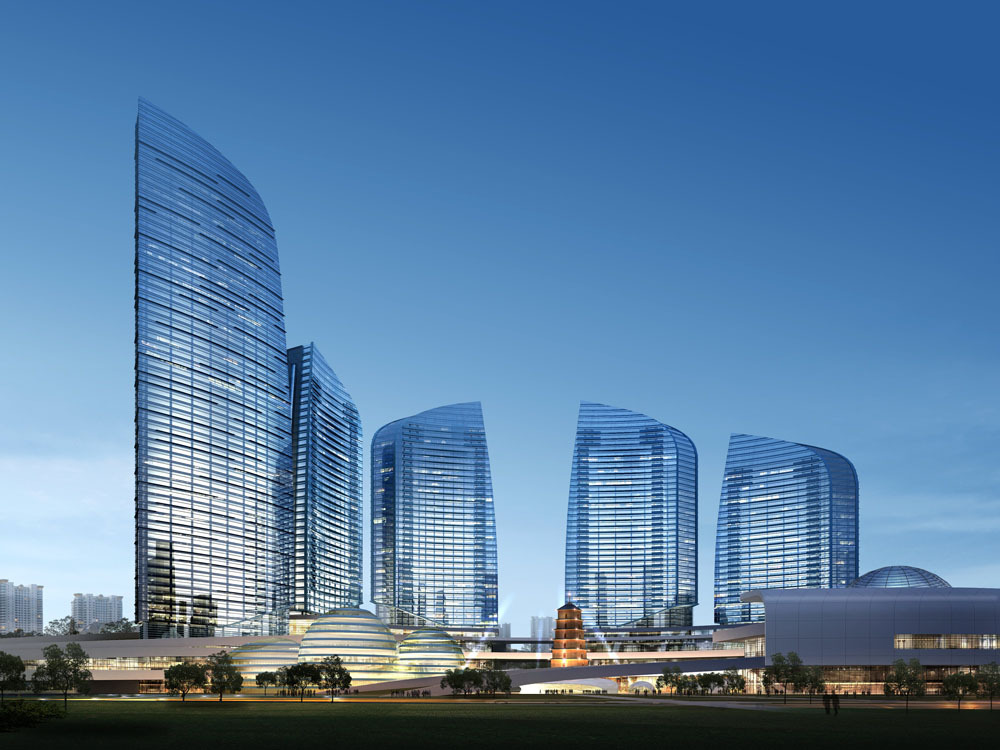
#> input picture opencv/FeatureDetect/building.jpg, 1000 x 750 px
$ python SIFT.py   (older library calls are emulated)
#> lines starting #> are read from the running program, lines starting #| are printed output that depends on the picture
#__author__ = 'James'
#-*-coding:utf-8-*-

import cv2
import numpy as np

def sift():
    img = cv2.imread('building.jpg')
#> img is the input picture: shape (750, 1000, 3); mean B, G, R 161.4, 125.7, 88.9
    gray= cv2.cvtColor(img,cv2.COLOR_BGR2GRAY)
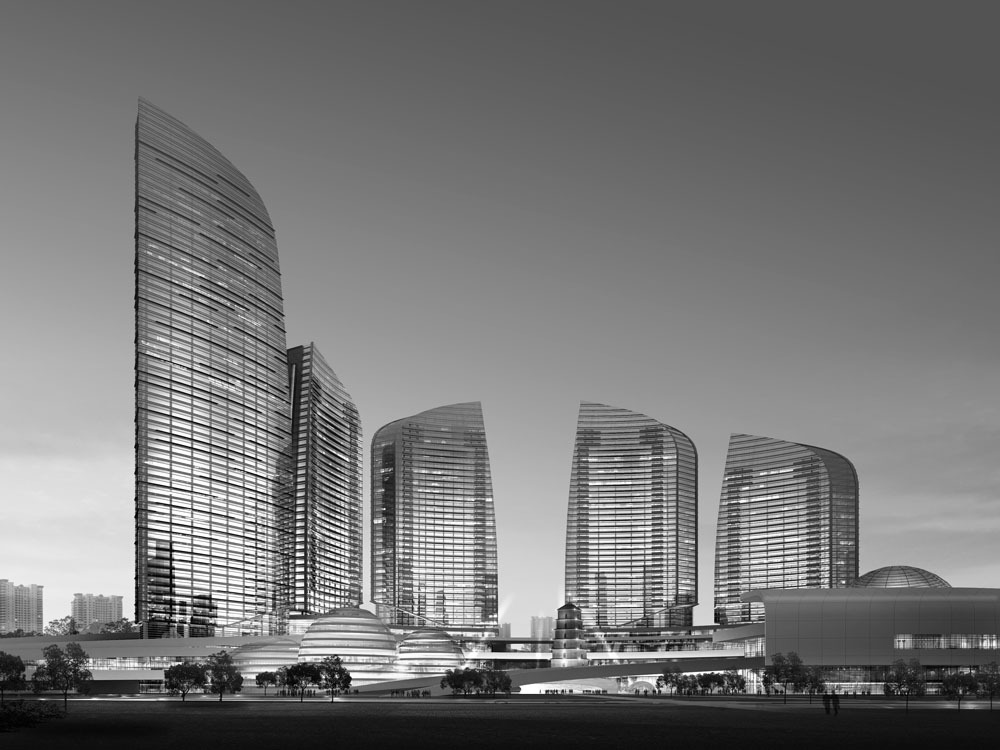
#> gray: shape (750, 1000); min 0, max 255, mean 118.7

    sift = cv2.SIFT()
    kp = sift.detect(gray,None)
#> kp = 5718 keypoints; strongest (x, y, size): (716, 672, 2.5), (298, 547, 2.9), (302, 569, 2.7), (298, 554, 3)

    # computes the descriptors from the keypoints
    kp,des = sift.compute(gray,kp)
    # If you didn’t find keypoints, directly find keypoints and descriptors in a single step with the function
    # Here kp will be a list of keypoints and des is a numpy array of shape Number_of_Keypoints * 128.
    kp, des = sift.detectAndCompute(gray,None)

    # img=cv2.drawKeypoints(gray,kp)
    img=cv2.drawKeypoints(gray,kp, flags=cv2.DRAW_MATCHES_FLAGS_DRAW_RICH_KEYPOINTS)
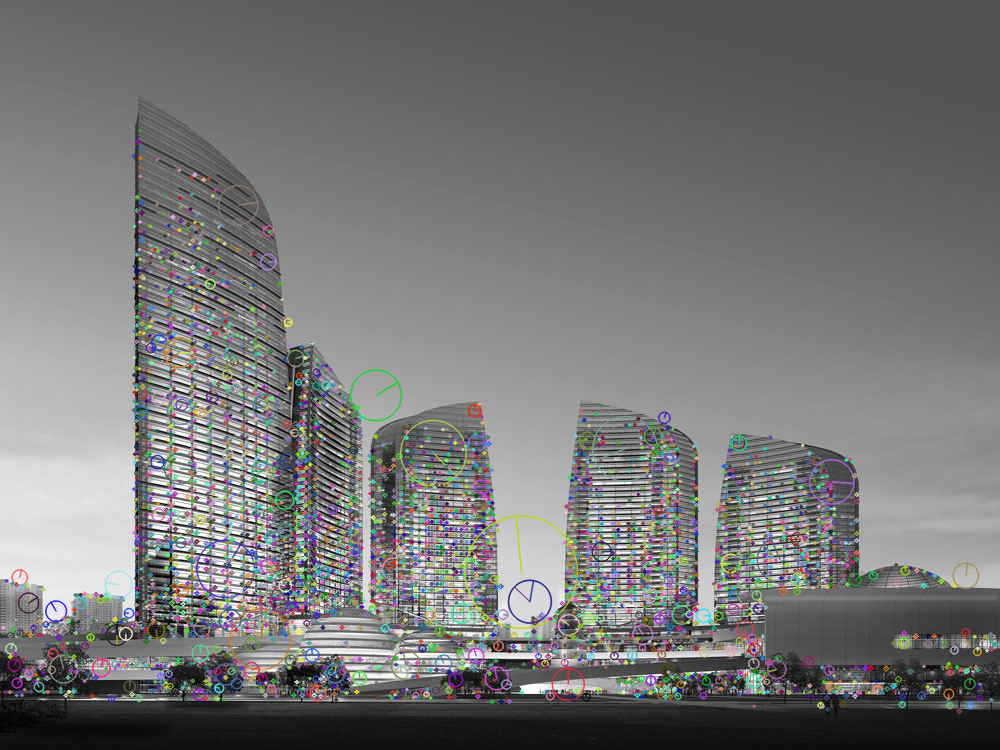
#> img: shape (750, 1000, 3); mean of channels 0, 1, 2 118.3, 118.5, 118.4; drawn as B, G, R

    cv2.imshow('sift_keypoints.jpg',img)
    cv2.waitKey(0)
    cv2.destroyAllWindows()

sift()
